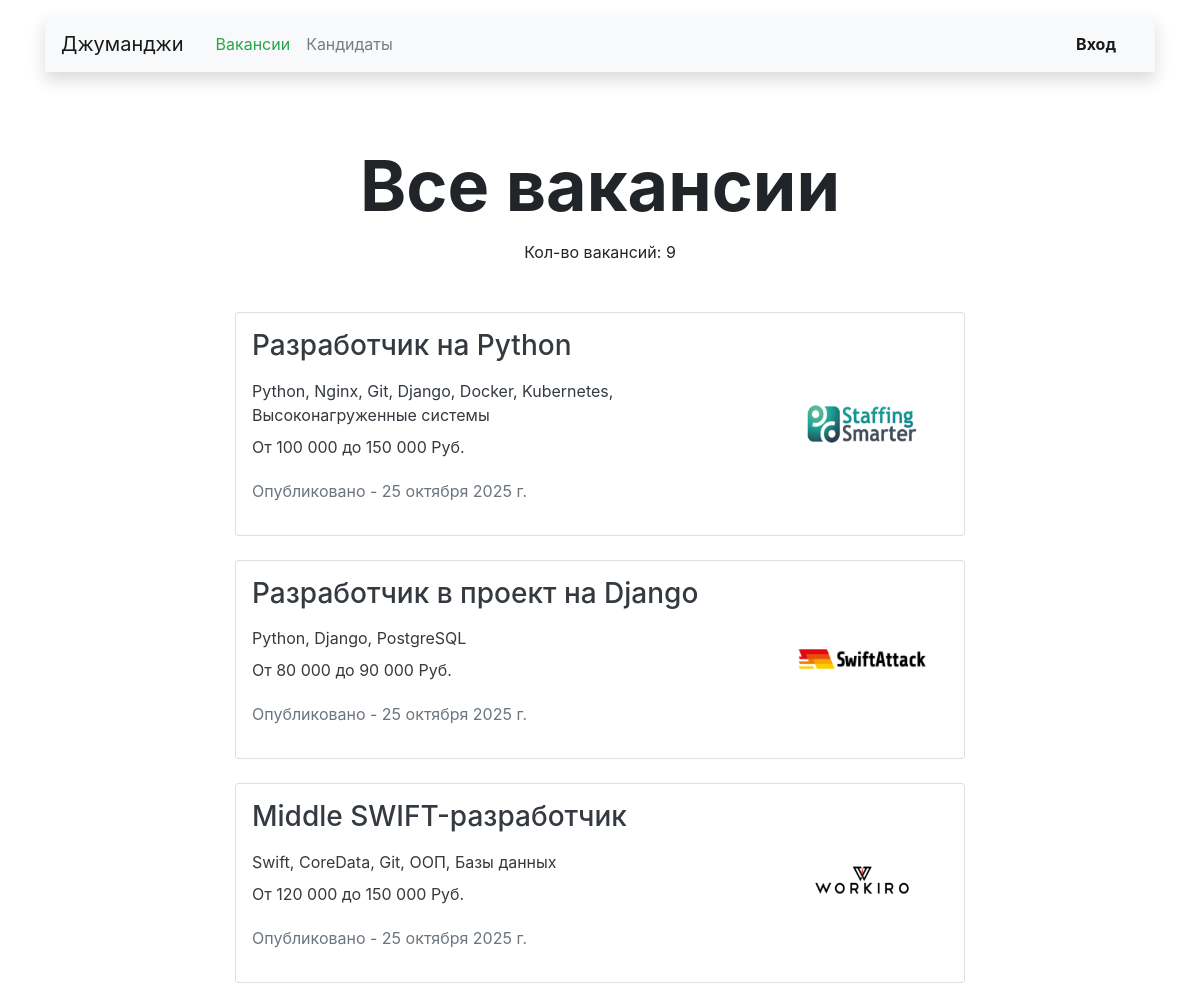
/vacancies/ (upper part), run on an earlier commit of the app's database.
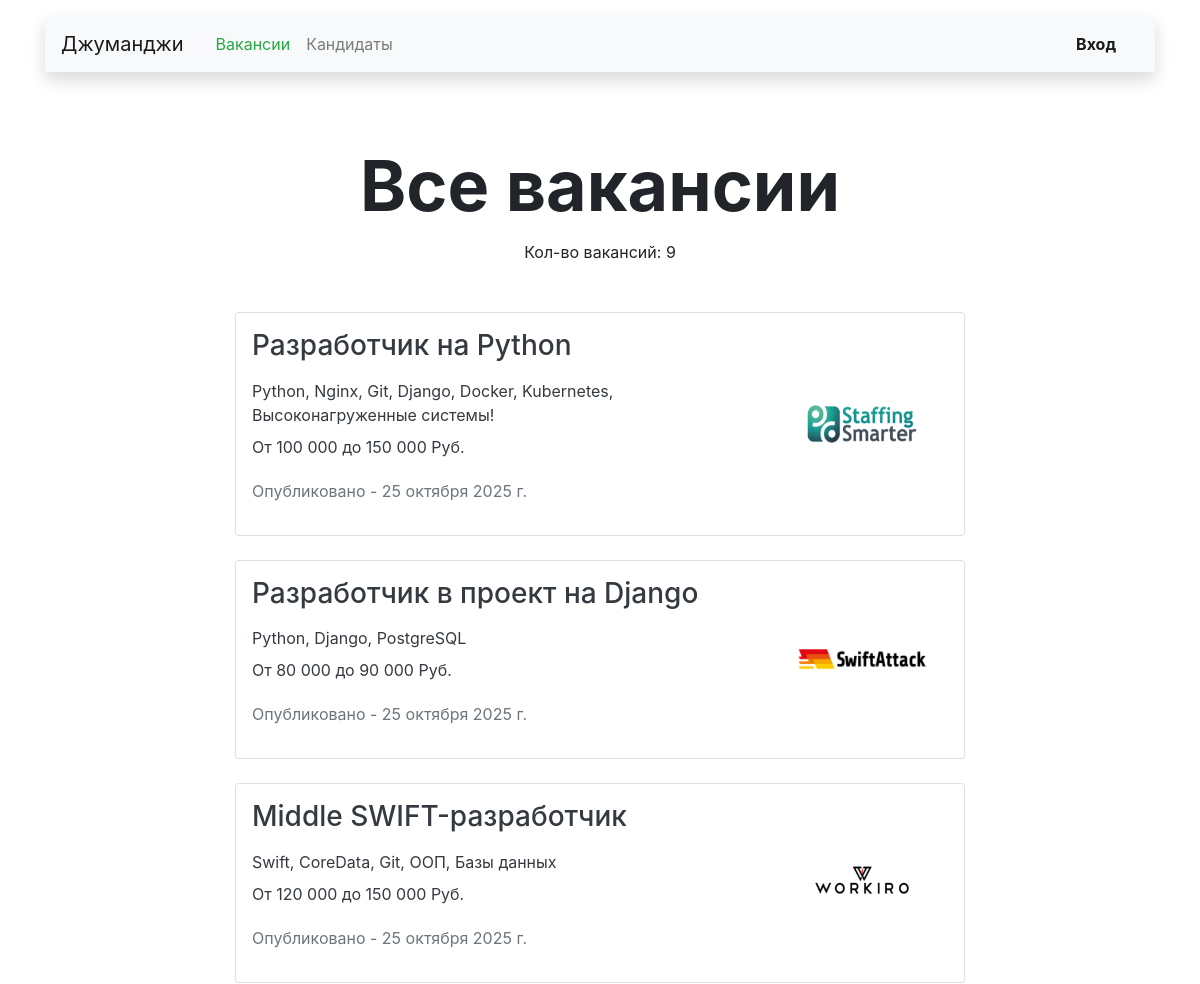
And on a later commit of the database.
### main/models.py (models this page shows, shortened)
class Vacancy(models.Model):
    title = models.CharField(max_length=150, verbose_name='Название')
    specialty = models.ForeignKey(
        'Specialty',
        on_delete=models.CASCADE,
        to_field="code",
        related_name="vacancies",
        verbose_name='Специализация',
    )
    company = models.ForeignKey(
        'Company',
        on_delete=models.CASCADE,
        related_name="vacancies",
        verbose_name='Компания',
    )
    skills = models.TextField(blank=True, verbose_name='Навыки')
    description = models.TextField(blank=True, verbose_name='Текст')
    salary_min = models.IntegerField(default=0, blank=True, verbose_name='Зарплата от')
    salary_max = models.IntegerField(default=0, blank=True, verbose_name='Зарплата до')
    published_at = models.DateField(auto_now_add=True, verbose_name='Опубликовано')
    class Meta:
        verbose_name = 'Вакансию'
        verbose_name_plural = 'Вакансии'
        ordering = ['id']
    def get_absolute_url(self):
        return reverse('one_vacancy', args=(self.id,))

class Company(models.Model):
    name = models.CharField(max_length=50, verbose_name='Название')
    location = models.CharField(max_length=50, verbose_name='Город')
    logo = models.ImageField(
        upload_to='companies',
        default='https://place-hold.it/100x60', blank=True,
        verbose_name='Логотип',
    )
    description = models.TextField(blank=True, verbose_name='Инф. о компании')
    employee_count = models.IntegerField(default=0, verbose_name='Кол-во сотрудников')
    owner = models.OneToOneField(
        User,
        on_delete=models.CASCADE,
        verbose_name='Владелец',
        related_name='owner',
    )
    class Meta:
        verbose_name = 'Компанию'
        verbose_name_plural = 'Компании'
        ordering = ['pk']

### main/views.py (the view)
# urls.py: path('vacancies/', views.AllVacanciesView.as_view(), name='vacancies_page'),
class AllVacanciesView(ListView):
    model = Vacancy
    template_name = 'main/main/vacancies.html'
    def get_queryset(self):
        return super().get_queryset().select_related('company')

### main/templates/main/main/vacancies.html (shortened to what this page needs)
{% extends 'main/main_layout.html' %}
{% load humanize %}
{% block custom_body %}
    <main class="container mt-3">
        <section>
            <h1 class="h1 text-center mx-auto mt-4 pt-5" style="font-size: 70px;">
                <strong>
                    {% if specialty_ru %}
                        <span>специализация - {{ specialty_ru }}</span>
                    {% else %}
                        Все вакансии
                    {% endif %}
                </strong>
            </h1>
            <p class="text-center pt-1">
                <span>Кол-во вакансий: {{ object_list|length }}</span>
            </p>
            <div class="row mt-5">
                {% for object in object_list %}
                    <div class="col-12 col-lg-8 offset-lg-2 m-auto">
                        <a href="{{ object.get_absolute_url }}" class="text-decoration-none">
                            <div class="card mb-4 text-dark custom_visual_list_card">
                                <div class="card-body p-3">
                                    <div class="row">
                                        <div class="col-12 col-md-8 col-lg-9">
                                            <h3 class="h3 pb-2">{{ object.title }}</h3>
                                            <p class="mb-2">{{ object.skills }}</p>
                                            <p>От {{ object.salary_min | intcomma }} до {{ object.salary_max | intcomma }} Руб.</p>
                                            <p class="text-muted pt-1">Опубликовано - {{ object.published_at }}</p>
                                        </div>
                                        <div class="col-12 col-md-4 col-lg-3 d-flex align-items-center">
                                            <img src="{{ object.company.logo.url }}" width="130" height="80" alt="company">
                                        </div>
                                    </div>
                                </div>
                            </div>
                        </a>
                    </div>
                {% endfor %}
            </div>
        </section>
    </main>
{% endblock %}

What changed in the data, as far as the page shows it:
changed Vacancy "Разработчик на Python": skills "Python, Nginx, Git, Django, Docker, Kubernetes, Высоконагруженные системы" → "Python, Nginx, Git, Django, Docker, Kubernetes, Высоконагруженные системы!"
